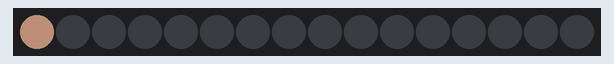
The sketch below on a simulated Arduino Uno, built with avr-gcc and run on an emulated ATmega328P. Shown: 16 RGB LEDs in strip order, left to right. Dim RGB values are drawn brighter than linear.

Above: at 0.1 s.
At 1.1 s:
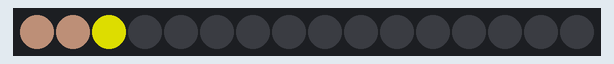
At 2.6 s:
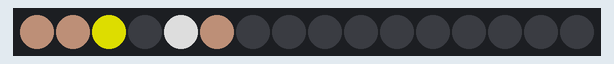
At 4.6 s:
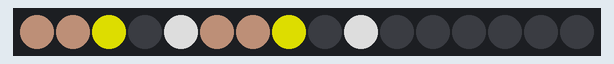

The sketch:

sketch_jun21a.ino
```cpp
#include <Adafruit_NeoPixel.h>
//Designamos nuestro pin de datos
#define PIN 6
//Designamos cuantos pixeles tenemos en nuestra cinta led RGB
#define NUMPIXELS 16

Adafruit_NeoPixel pixels = Adafruit_NeoPixel(NUMPIXELS, PIN, NEO_GRB + NEO_KHZ800);

void setup() {
  // Inicializamos nuestra cinta led RGB
  pixels.begin();
}
void loop() {
  //Definimos nuestras variables de tipo uint32 para cada color que utilizaremos
  // pixels.Color toma valores en RGB, desde 0,0,0 hasta 255,255,255
  uint32_t rojo = pixels.Color(150, 0, 0);
  uint32_t verde = pixels.Color(0, 150, 0);
  uint32_t azul = pixels.Color(0, 0, 150);
  int delayval = 50;

  //Variamos los colores de cada led en nuestra cinta RGB cada medio segundo
  uint32_t amarillo = pixels.Color(150, 150, 0);
  uint32_t morado = pixels.Color(150, 0, 150);
  uint32_t celeste = pixels.Color(0, 150, 150);
  uint32_t blanco = pixels.Color(150, 150, 150);
  uint32_t cafe = pixels.Color(78, 59, 49);
  uint32_t negro = pixels.Color(0,0,0);
  uint32_t anaranjado = pixels.Color(78, 59, 49);
  delayval = 500;
  for (int i = 0; i < NUMPIXELS; i++) {
    pixels.setPixelColor(0, cafe);
    pixels.show();
    delay(delayval);
    pixels.setPixelColor(1, anaranjado);
    pixels.show();
    delay(delayval);
    pixels.setPixelColor(2, amarillo);
    pixels.show();
    delay(delayval);
    pixels.setPixelColor(3, negro);
    pixels.show();
    delay(delayval);
    pixels.setPixelColor(4, blanco);
    pixels.show();
    delay(delayval);
    pixels.setPixelColor(5, cafe);
    pixels.show();
    delay(delayval);
    pixels.setPixelColor(6, anaranjado);
    pixels.show();
    delay(delayval);
    pixels.setPixelColor(7, amarillo);
    pixels.show();
    delay(delayval);
    pixels.setPixelColor(8, negro);
    pixels.show();
    delay(delayval);
    pixels.setPixelColor(9, blanco);
    pixels.show();
    delay(delayval);
  }
}
```
